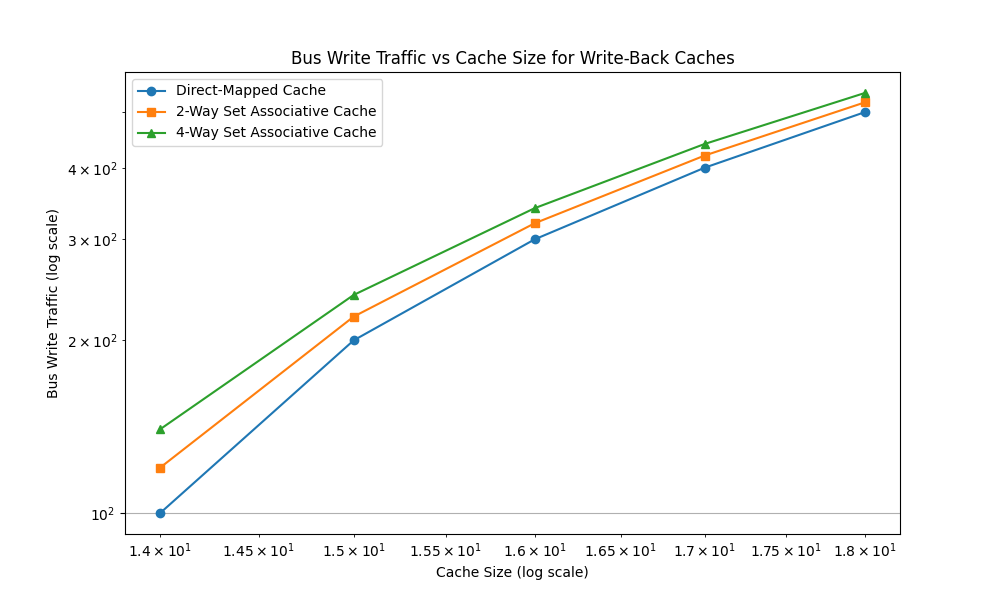

Generate this figure with Python:
import matplotlib.pyplot as plt
import numpy as np

# Cache sizes (in log scale)
cache_sizes = [14, 15, 16, 17, 18]  # Example cache sizes (adjust as needed)
# Bus write traffic for direct-mapped cache
direct_mapped_traffic = [100, 200, 300, 400, 500]  # Example traffic data (adjust as needed)
# Bus write traffic for 2-way set associative cache
two_way_traffic = [120, 220, 320, 420, 520]  # Example traffic data (adjust as needed)
# Bus write traffic for 4-way set associative cache
four_way_traffic = [140, 240, 340, 440, 540]  # Example traffic data (adjust as needed)

# Plot the graph
plt.figure(figsize=(10, 6))
plt.plot(cache_sizes, direct_mapped_traffic, label='Direct-Mapped Cache', marker='o')
plt.plot(cache_sizes, two_way_traffic, label='2-Way Set Associative Cache', marker='s')
plt.plot(cache_sizes, four_way_traffic, label='4-Way Set Associative Cache', marker='^')
plt.xlabel('Cache Size (log scale)')
plt.ylabel('Bus Write Traffic (log scale)')
plt.title('Bus Write Traffic vs Cache Size for Write-Back Caches')
plt.legend()
plt.grid(True)
plt.yscale('log')
plt.xscale('log')

# Save the plot as a PNG file
plt.savefig('graph2.png')
